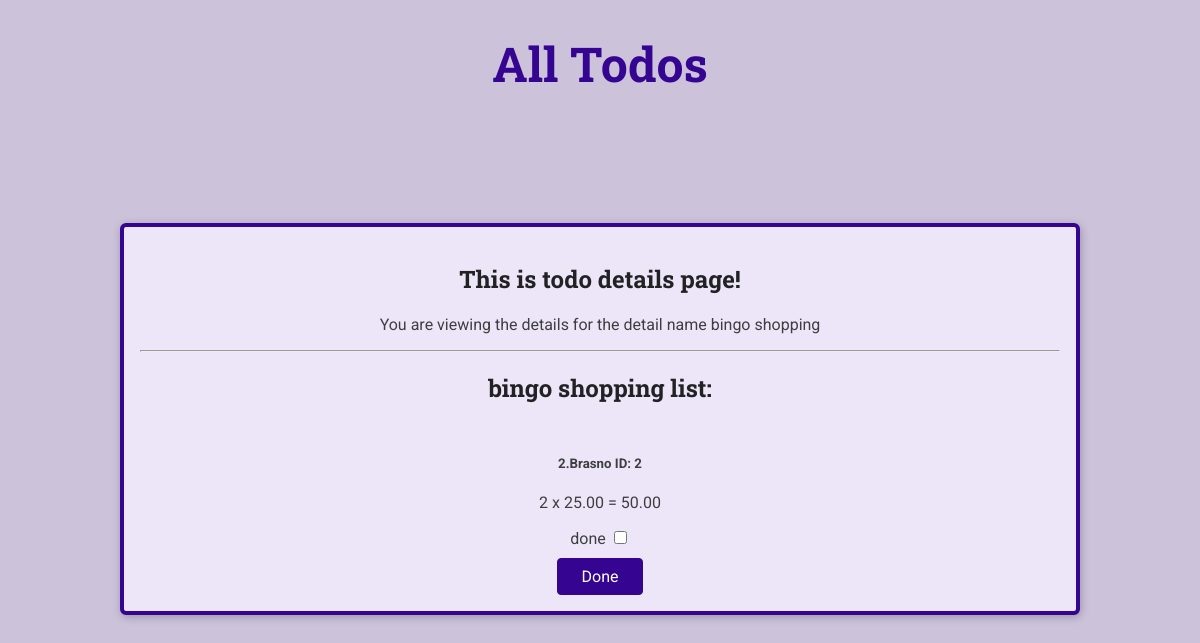
Screenshot of /todo/1/active-list with the database file from the repository.
### todo/models.py (models this page shows, shortened)
class TodoList(models.Model):
    name = models.CharField(max_length=100)
    def __str__(self) -> str:
        return self.name

class Product(models.Model):
    title = models.CharField(max_length=100)
    quantity = models.IntegerField(default=1)
    price = models.DecimalField(default=0, max_digits=4, decimal_places=2)
    done = models.BooleanField(default=False)
    todo_list = models.ForeignKey(TodoList, default='General',on_delete=CASCADE)
    @property
    def total_cost(self):
        return self.quantity * self.price
    class Meta:
        ordering = ['-price']

### todo/views.py (the view)
# urls.py: path('<int:todo_list_id>/active-list', views.active_list, name='active_list'),
def active_list(request, todo_list_id):
    todo = get_object_or_404(TodoList, pk=todo_list_id)
    return render(request,'todo/edit.html', {'todo': todo})

### todo/templates/todo/edit.html (shortened to what this page needs)
{% extends 'todo/base/base.html' %} {% load static %} {% block title %} Details {% endblock %} {% block site_css %}
<link rel="stylesheet" href="{%static 'todo/styles/todo-details.css' %}"> {% endblock %} {% block body %}
<article>
    <h1>This is todo details page!</h1>
    <p>You are viewing the details for the detail name {{ todo }} </p>
    <hr>
    <h1>{{ todo.name }} list:</h1>
    <form action="{% url 'todo:edit' todo.id %}" method="post">
        <ol class="details-list">
            {% for product in todo.product_set.all %} {% if not product.done %}
            <li class="details-list-item">
                <div class="details-list-container">
                    <label for="done{{product.id}}">
                        <h5>
                            {{ forloop.counter }}.{{ product.title }} ID: {{ product.id }}
                        </h5>
                        <p>
                            {{ product.quantity }} x {{ product.price }} = {{ product.total_cost }}
                        </p>
                        <span>done</span>
                        <input type="checkbox" id="done{{product.id}}" name="done" {% if product.done %}checked{% endif %} value="{{ product.id }}" >
                        <div class="detail-list-mask"></div>
                    </label>
                </div>
            </li>
            {% endif %} {% endfor %}
        </ol>
        <button type="submit">Done</button>
    </form>
</article>
{% endblock %}

### todo/static/todo/styles/base.css (style rules this page uses)
* { box-sizing: border-box; }
body { font-family: 'Roboto', sans-serif; margin: 0; background-color: #ccc3db; color: #3e3e41; }
ol { list-style: none; margin: 0; padding: 0; }
h1, h2, h3 { font-family: 'Roboto Slab', sans-serif; color: #222224; }
button, .btn { cursor: pointer; font: inherit; padding: 0.5rem 1.5rem; background-color: #350490; border: 1px solid #350490; color: white; border-radius: 4px; text-decoration: none; }

### todo/static/todo/styles/todo-details.css (style rules this page uses)
article { max-width: 60rem; margin: 5rem auto; border-radius: 6px; background-color: #ede6f8; border: 4px solid #350490; box-shadow: 1px 2px 8px rgba(0, 0, 0, 0.25); position: relative; padding: 1rem; text-align: center; }
.details-list { display: flex; flex-wrap: wrap; flex-direction: row; }
.details-list-item { flex-grow: 1; margin: 10px; }
.details-list-container { position: relative; }
.detail-list-mask { display: inline-block; position: absolute; top: 0; left: 0; width: 100%; bottom: 0; }

### rows the page displays
TodoList: name "bingo shopping"
Product: title "Brasno", id "2", quantity "2", price "25.00", total_cost "50.00"
